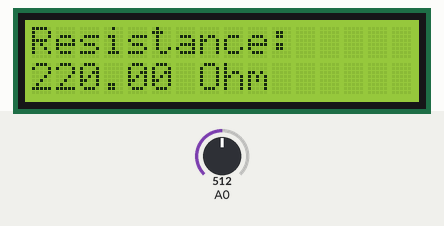
Recording of a program running on a simulated Arduino Uno, built with avr-gcc and run on an emulated ATmega328P. On the bench: 16×2 character LCD. Inputs (shaded band) come from the test bench; at power-on: A0 = 512. What the program prints to the serial monitor is not drawn.

Above: at 3.2 s.
3.3 s: A0 set to 4
At 5.0 s:
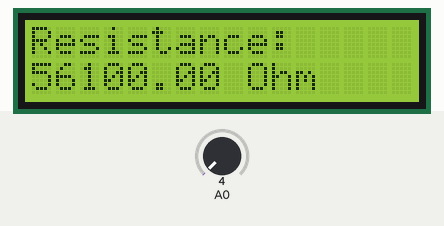
5.5 s: A0 set to 1
At 6.9 s:
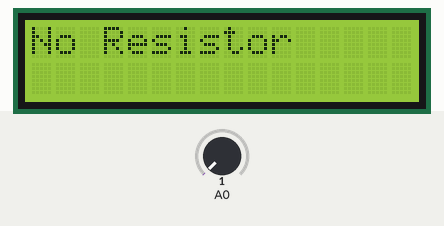
7.5 s: A0 set to 122
At 8.8 s:
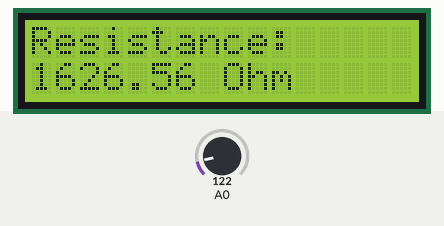
9.6 s: A0 set to 0
At 10.7 s:
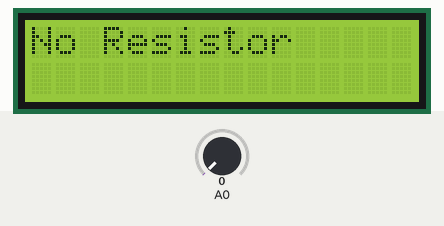
Timing chart, 0 to 12.6 s (numbered marks = the images above; inputs shaded):
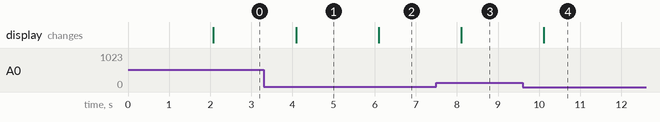

Measured:
- the behaviour switches between 3 and 2 on A0 (found by bisection; images 1 and 2)
- after the input at 3.3 s, the display: changes after 0.79 s (image 1)
- after the input at 5.5 s, the display: changes after 0.60 s (image 2)
- after the input at 7.5 s, the display: changes after 0.61 s (image 3)
- after the input at 9.6 s, the display: changes after 0.52 s (image 4)

The program:

main.cpp
```cpp
#include<Arduino.h>
#include <LiquidCrystal.h>

// LCD pins
LiquidCrystal lcd(12, 11, 5, 4, 3, 2);

// Voltage Divider Variables
int Voutq = 0;

float Vin = 5.0;
float Vout = 0.0;

float R1 = 220.0;   // Known resistor
float R2 = 0.0;     // Unknown resistor

void setup()
{
    lcd.begin(16, 2);

    lcd.setCursor(0, 0);
    lcd.print("----OHM METER---");

    Serial.begin(9600);

    delay(2000);
    lcd.clear();
}

void loop()
{
    // Read ADC value
    Voutq = analogRead(A0);

    // Convert ADC to Voltage
    Vout = Vin * Voutq / 1024.0;

    // Avoid divide by zero
    if(Vout > 0.01)
    {
        R2 = R1 * ((Vin / Vout) - 1.0);

        Serial.print("Resistance = ");
        Serial.print(R2);
        Serial.println(" Ohms");

        lcd.clear();

        lcd.setCursor(0, 0);
        lcd.print("Resistance:");

        lcd.setCursor(0, 1);
        lcd.print(R2);
        lcd.print(" Ohm");
    }
    else
    {
        lcd.clear();
        lcd.setCursor(0, 0);
        lcd.print("No Resistor");
    }

    delay(1000);
}
```
